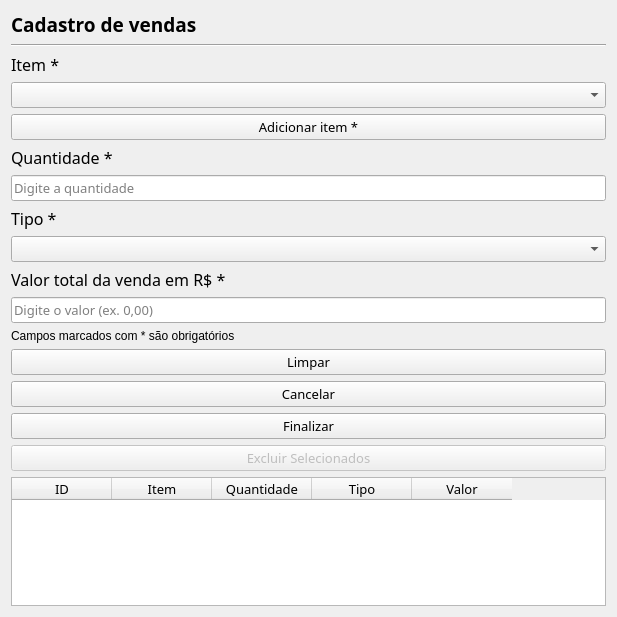
<?xml version="1.0" encoding="UTF-8"?>
<ui version="4.0">
 <class>Form</class>
 <widget class="QWidget" name="Form">
  <property name="geometry">
   <rect>
    <x>0</x>
    <y>0</y>
    <width>617</width>
    <height>617</height>
   </rect>
  </property>
  <property name="windowTitle">
   <string>Form</string>
  </property>
  <layout class="QVBoxLayout" name="verticalLayout">
   <item>
    <widget class="QLabel" name="label">
     <property name="font">
      <font>
       <family>Segoe Print</family>
       <pointsize>14</pointsize>
       <weight>75</weight>
       <bold>true</bold>
      </font>
     </property>
     <property name="text">
      <string>Cadastro de vendas</string>
     </property>
    </widget>
   </item>
   <item>
    <widget class="Line" name="line">
     <property name="orientation">
      <enum>Qt::Horizontal</enum>
     </property>
    </widget>
   </item>
   <item>
    <widget class="QLabel" name="label_2">
     <property name="font">
      <font>
       <family>Segoe Print</family>
       <pointsize>12</pointsize>
      </font>
     </property>
     <property name="text">
      <string>Item *</string>
     </property>
    </widget>
   </item>
   <item>
    <widget class="QComboBox" name="item">
     <property name="font">
      <font>
       <family>Segoe Print</family>
       <pointsize>10</pointsize>
      </font>
     </property>
     <property name="editable">
      <bool>false</bool>
     </property>
     <property name="duplicatesEnabled">
      <bool>false</bool>
     </property>
     <property name="frame">
      <bool>true</bool>
     </property>
     <item>
      <property name="text">
       <string/>
      </property>
     </item>
    </widget>
   </item>
   <item>
    <widget class="QPushButton" name="add_item">
     <property name="font">
      <font>
       <family>Segoe Print</family>
       <pointsize>10</pointsize>
      </font>
     </property>
     <property name="text">
      <string>Adicionar item *</string>
     </property>
    </widget>
   </item>
   <item>
    <widget class="QLabel" name="label_4">
     <property name="font">
      <font>
       <family>Segoe Print</family>
       <pointsize>12</pointsize>
      </font>
     </property>
     <property name="text">
      <string>Quantidade *</string>
     </property>
    </widget>
   </item>
   <item>
    <widget class="QLineEdit" name="quantidade">
     <property name="font">
      <font>
       <family>Segoe Print</family>
       <pointsize>10</pointsize>
      </font>
     </property>
     <property name="placeholderText">
      <string>Digite a quantidade</string>
     </property>
    </widget>
   </item>
   <item>
    <widget class="QLabel" name="label_3">
     <property name="font">
      <font>
       <family>Segoe Print</family>
       <pointsize>12</pointsize>
      </font>
     </property>
     <property name="text">
      <string>Tipo *</string>
     </property>
    </widget>
   </item>
   <item>
    <widget class="QComboBox" name="tipo">
     <property name="font">
      <font>
       <family>Segoe Print</family>
       <pointsize>10</pointsize>
      </font>
     </property>
     <property name="editable">
      <bool>false</bool>
     </property>
     <property name="duplicatesEnabled">
      <bool>false</bool>
     </property>
     <property name="frame">
      <bool>true</bool>
     </property>
     <item>
      <property name="text">
       <string/>
      </property>
     </item>
     <item>
      <property name="text">
       <string>Doces</string>
      </property>
     </item>
     <item>
      <property name="text">
       <string>Bolos</string>
      </property>
     </item>
    </widget>
   </item>
   <item>
    <widget class="QLabel" name="label_5">
     <property name="font">
      <font>
       <family>Segoe Print</family>
       <pointsize>12</pointsize>
      </font>
     </property>
     <property name="text">
      <string>Valor total da venda em R$ *</string>
     </property>
    </widget>
   </item>
   <item>
    <widget class="QLineEdit" name="valor_venda_cad">
     <property name="font">
      <font>
       <family>Segoe Print</family>
       <pointsize>10</pointsize>
      </font>
     </property>
     <property name="placeholderText">
      <string>Digite o valor (ex. 0,00)</string>
     </property>
    </widget>
   </item>
   <item>
    <widget class="QLabel" name="label_6">
     <property name="text">
      <string>Campos marcados com * são obrigatórios</string>
     </property>
    </widget>
   </item>
   <item>
    <widget class="QPushButton" name="limpa">
     <property name="font">
      <font>
       <family>Segoe Print</family>
       <pointsize>10</pointsize>
      </font>
     </property>
     <property name="text">
      <string>Limpar</string>
     </property>
    </widget>
   </item>
   <item>
    <widget class="QPushButton" name="cancelecad">
     <property name="font">
      <font>
       <family>Segoe Print</family>
       <pointsize>10</pointsize>
      </font>
     </property>
     <property name="text">
      <string>Cancelar</string>
     </property>
    </widget>
   </item>
   <item>
    <widget class="QPushButton" name="finalizecad">
     <property name="font">
      <font>
       <family>Segoe Print</family>
       <pointsize>10</pointsize>
      </font>
     </property>
     <property name="text">
      <string>Finalizar</string>
     </property>
    </widget>
   </item>
   <item>
    <widget class="QPushButton" name="excluir_button">
     <property name="enabled">
      <bool>false</bool>
     </property>
     <property name="font">
      <font>
       <family>Segoe Print</family>
       <pointsize>10</pointsize>
      </font>
     </property>
     <property name="text">
      <string>Excluir Selecionados</string>
     </property>
    </widget>
   </item>
   <item>
    <widget class="QTableWidget" name="tabela">
     <column>
      <property name="text">
       <string>ID</string>
      </property>
      <property name="font">
       <font>
        <family>Segoe Print</family>
        <pointsize>10</pointsize>
       </font>
      </property>
     </column>
     <column>
      <property name="text">
       <string>Item</string>
      </property>
      <property name="font">
       <font>
        <family>Segoe Print</family>
        <pointsize>10</pointsize>
       </font>
      </property>
     </column>
     <column>
      <property name="text">
       <string>Quantidade</string>
      </property>
      <property name="font">
       <font>
        <family>Segoe Print</family>
        <pointsize>10</pointsize>
       </font>
      </property>
     </column>
     <column>
      <property name="text">
       <string>Tipo</string>
      </property>
      <property name="font">
       <font>
        <family>Segoe Print</family>
        <pointsize>10</pointsize>
       </font>
      </property>
     </column>
     <column>
      <property name="text">
       <string>Valor</string>
      </property>
      <property name="font">
       <font>
        <family>Segoe Print</family>
        <pointsize>10</pointsize>
       </font>
      </property>
     </column>
    </widget>
   </item>
  </layout>
 </widget>
 <resources/>
 <connections/>
</ui>
